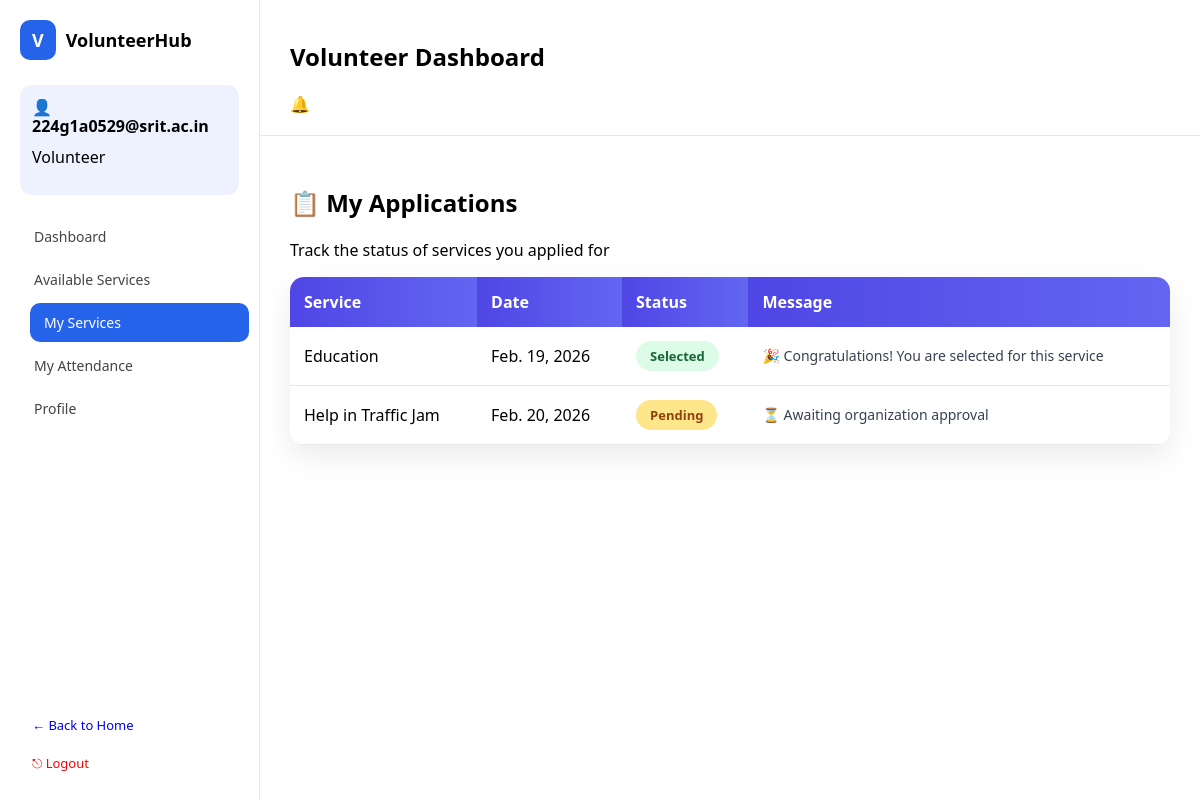
The page /volunteer/applications/ (signed in) on the database as committed earlier.
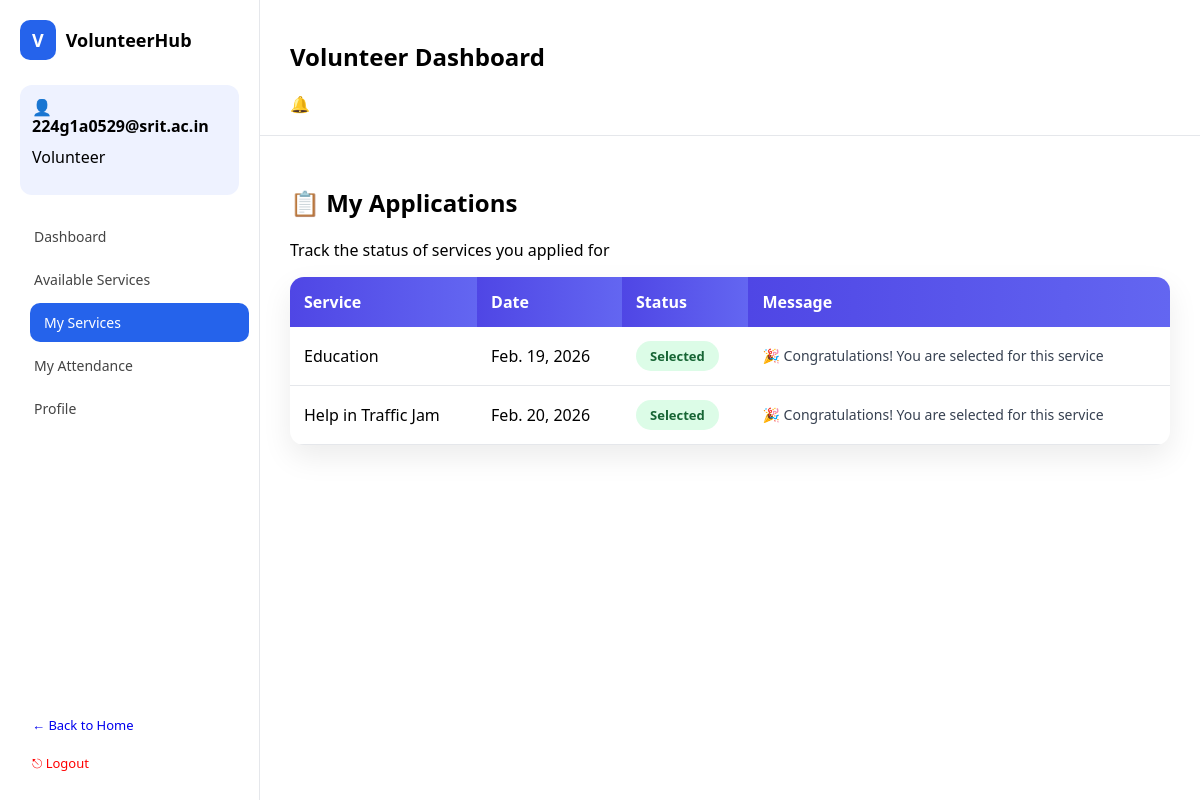
The same page on the database as committed later.
### app1/models.py (models this page shows, shortened)
class Application(models.Model):
    STATUS_CHOICES = [
        ('APPLIED', 'Applied'),
        ('SELECTED', 'Selected'),
        ('COMPLETED', 'Completed'),
    ]
    volunteer = models.ForeignKey(VolunteerProfile, on_delete=models.CASCADE)
    service = models.ForeignKey(Service, on_delete=models.CASCADE)
    status = models.CharField(max_length=20, choices=STATUS_CHOICES, default='APPLIED')
    submission_text = models.TextField(blank=True)
    rating = models.IntegerField(default=0)
    review = models.TextField(blank=True)

class Service(models.Model):
    STATUS_CHOICES = (
        ('PENDING', 'Pending'),
        ('APPROVED', 'Approved'),
        ('COMPLETED', 'Completed'),
    )
    title = models.CharField(max_length=200)
    description = models.TextField()
    location = models.CharField(max_length=100)
    date = models.DateField()
    required_volunteers = models.IntegerField()
    organization = models.ForeignKey(
        Organization,
        on_delete=models.CASCADE
    )
    organization_name = models.CharField(
        max_length=200,
        blank=True
    )  # ✅ NEW FIELD (typed manually)
    status = models.CharField(
        max_length=20,
        choices=STATUS_CHOICES,
        default='PENDING'
    )
    authorization_letter = models.FileField(
        upload_to="service_letters/",
        null=True,
        blank=True
    )
    created_at = models.DateTimeField(auto_now_add=True)

### app1/views.py (the view)
# urls.py: path('volunteer/applications/', views.volunteer_applications, name='volunteer_applications'),
@login_required
def volunteer_applications(request):
    if request.user.role != "VOLUNTEER":
        return redirect("login")
    profile = VolunteerProfile.objects.get(user=request.user)
    applications = Application.objects.filter(
        volunteer=profile
    ).select_related("service")
    return render(
    request,
    "volunteer/my_applications.html",
    {
        "applications": applications,
        "active_page": "applications"
    }
)

### app1/templates/volunteer/my_applications.html (shortened to what this page needs)
{% extends "base_volunteer.html" %}
{% block content %}
<h2>📋 My Applications</h2>
<p>Track the status of services you applied for</p>
<table class="table">
    <thead>
        <tr>
            <th>Service</th>
            <th>Date</th>
            <th>Status</th>
            <th>Message</th>
        </tr>
    </thead>
    <tbody>
    {% for app in applications %}
        <tr>
            <td>{{ app.service.title }}</td>
            <td>{{ app.service.date }}</td>
            <td>
                {% if app.status == "APPLIED" %}
                    <span class="badge pending">Pending</span>
                {% elif app.status == "SELECTED" %}
                    <span class="badge selected">Selected</span>
                {% elif app.status == "REJECTED" %}
                    <span class="badge rejected">Rejected</span>
                {% endif %}
            </td>
            <td class="message">
                {% if app.status == "APPLIED" %}
                    ⏳ Awaiting organization approval
                {% elif app.status == "SELECTED" %}
                    🎉 Congratulations! You are selected for this service
                {% elif app.status == "REJECTED" %}
                    😔 Sorry, you were not selected. Try the next opportunity!
                {% endif %}
            </td>
        </tr>
    {% empty %}
        <tr>
            <td colspan="4" style="text-align:center;color:#6b7280;">
                You haven’t applied for any services yet
            </td>
        </tr>
    {% endfor %}
    </tbody>
</table>
{% endblock %}

Rows that differ between the two databases and show on the page:
changed Application "Help in Traffic Jam": status "Pending ⏳ Awaiting organization approval" → "Selected 🎉 Congratulations! You are selected for this service"
